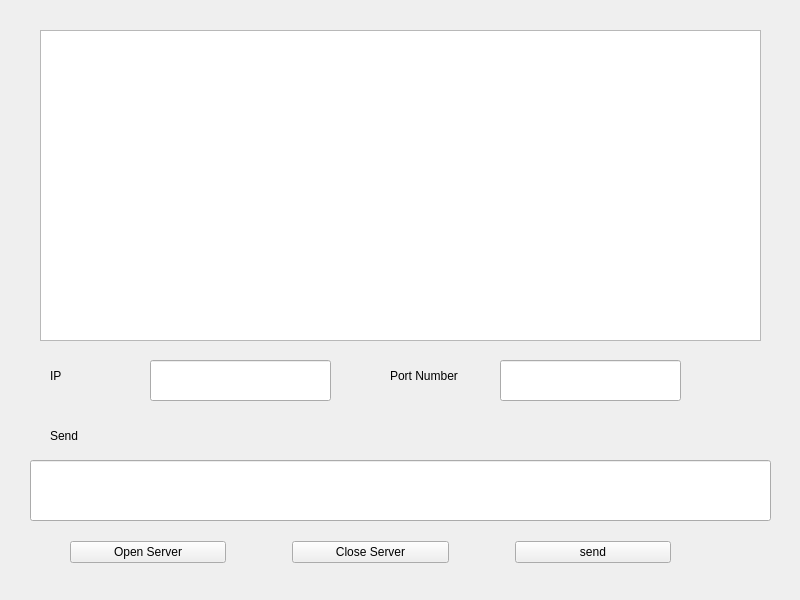
<?xml version="1.0" encoding="UTF-8"?>
<ui version="4.0">
 <class>Widget</class>
 <widget class="QWidget" name="Widget">
  <property name="geometry">
   <rect>
    <x>0</x>
    <y>0</y>
    <width>800</width>
    <height>600</height>
   </rect>
  </property>
  <property name="windowTitle">
   <string>Widget</string>
  </property>
  <widget class="QLineEdit" name="SendLE">
   <property name="geometry">
    <rect>
     <x>30</x>
     <y>460</y>
     <width>741</width>
     <height>61</height>
    </rect>
   </property>
  </widget>
  <widget class="QLabel" name="label_2">
   <property name="geometry">
    <rect>
     <x>50</x>
     <y>360</y>
     <width>61</width>
     <height>31</height>
    </rect>
   </property>
   <property name="text">
    <string>IP</string>
   </property>
  </widget>
  <widget class="QLineEdit" name="IPaddressLE">
   <property name="geometry">
    <rect>
     <x>150</x>
     <y>360</y>
     <width>181</width>
     <height>41</height>
    </rect>
   </property>
  </widget>
  <widget class="QPlainTextEdit" name="ReceivePTE">
   <property name="geometry">
    <rect>
     <x>40</x>
     <y>30</y>
     <width>721</width>
     <height>311</height>
    </rect>
   </property>
  </widget>
  <widget class="QWidget" name="layoutWidget">
   <property name="geometry">
    <rect>
     <x>70</x>
     <y>540</y>
     <width>601</width>
     <height>25</height>
    </rect>
   </property>
   <layout class="QHBoxLayout" name="horizontalLayout_2">
    <item>
     <widget class="QPushButton" name="OpenServerPB_2">
      <property name="text">
       <string>Open Server</string>
      </property>
     </widget>
    </item>
    <item>
     <spacer name="horizontalSpacer_3">
      <property name="orientation">
       <enum>Qt::Horizontal</enum>
      </property>
      <property name="sizeType">
       <enum>QSizePolicy::Fixed</enum>
      </property>
      <property name="sizeHint" stdset="0">
       <size>
        <width>60</width>
        <height>20</height>
       </size>
      </property>
     </spacer>
    </item>
    <item>
     <widget class="QPushButton" name="CloseServerPB_2">
      <property name="text">
       <string>Close Server</string>
      </property>
     </widget>
    </item>
    <item>
     <spacer name="horizontalSpacer_4">
      <property name="orientation">
       <enum>Qt::Horizontal</enum>
      </property>
      <property name="sizeType">
       <enum>QSizePolicy::Fixed</enum>
      </property>
      <property name="sizeHint" stdset="0">
       <size>
        <width>60</width>
        <height>20</height>
       </size>
      </property>
     </spacer>
    </item>
    <item>
     <widget class="QPushButton" name="SendPB_2">
      <property name="text">
       <string>send</string>
      </property>
     </widget>
    </item>
   </layout>
  </widget>
  <widget class="QLabel" name="label_3">
   <property name="geometry">
    <rect>
     <x>50</x>
     <y>430</y>
     <width>54</width>
     <height>12</height>
    </rect>
   </property>
   <property name="text">
    <string>Send</string>
   </property>
  </widget>
  <widget class="QLineEdit" name="PortLE">
   <property name="geometry">
    <rect>
     <x>500</x>
     <y>360</y>
     <width>181</width>
     <height>41</height>
    </rect>
   </property>
  </widget>
  <widget class="QLabel" name="label_4">
   <property name="geometry">
    <rect>
     <x>390</x>
     <y>360</y>
     <width>81</width>
     <height>31</height>
    </rect>
   </property>
   <property name="text">
    <string>Port Number</string>
   </property>
  </widget>
 </widget>
 <resources/>
 <connections/>
</ui>
